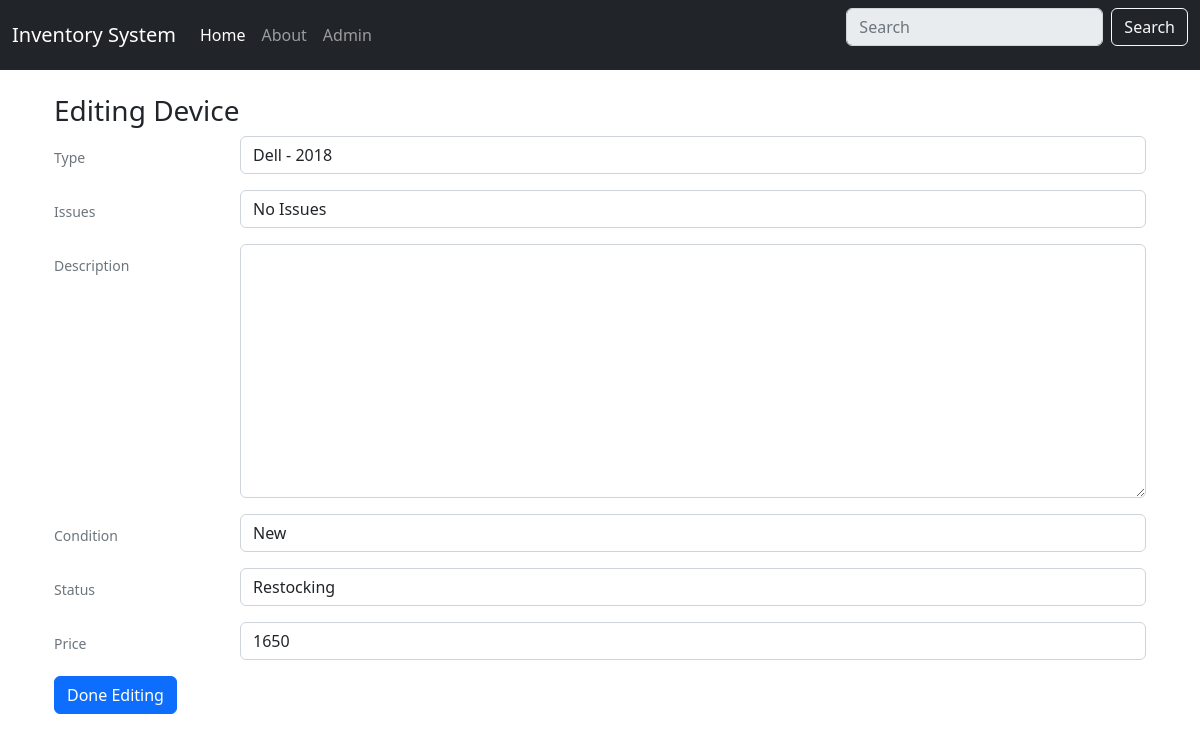
Page /edit_desktop/1 on the committed database.
### inventory/models.py (models this page shows, shortened)
class Device(models.Model):
  type = models.CharField(max_length=100, blank=False)
  issues = models.CharField(max_length=100, default='No issues')
  description = models.TextField(max_length=100, blank=True)
  condition = models.CharField(
    max_length=20,
    default = 'New',
    choices = (
      ('New', 'New'),
      ('Used', 'Used'),
    ))
  status = models.CharField(
    max_length=20,
    default = 'Sold',
    choices = (
      ('Sold', 'Sold'),
      ('Available', 'Available'),
      ('Restocking', 'Restocking'),
    ))
  price = models.PositiveIntegerField(default=1)
  class Meta:
    abstract = True #avoids making new models for this class

class Desktop(Device):
  name = "Desktop"
  pass

### inventory/views.py (the view)
# urls.py: re_path(r'^edit_desktop/(?P<pk>\d+)$', edit_desktop, name='edit_desktop'),
def edit_desktop(request, pk):
  return edit_device(request, pk, Desktop, DesktopForm)

### inventory/forms.py
class DesktopForm(forms.ModelForm):
  name = 'Desktop'
  class Meta:
    model = Desktop
    fields = ('type', 'issues', 'description', 'condition', 'status', 'price')

### inventory/views.py (called while the page is built)
def edit_device(request, pk, model, modelForm):
  item = get_object_or_404(model, pk = pk)
  if request.method == 'POST':
    form = modelForm(request.POST, instance = item)
    if form.is_valid():
      form.save()
      return redirect('index')
  else:
    form = modelForm(instance = item)
    return render(request, 'edit_device.html', {'form': form})

### inventory/templates/edit_device.html (shortened to what this page needs)
{% extends 'base.html' %}
{% load widget_tweaks %}
{% block body %}
  <div class="container">
    <h3>Editing Device</h3>
    <form method="POST">
      {% for field in form %}
        <div class="form-group row">
          <label for="id_{{ field.name }}" class="col-2 col-form-label form-text"> {{ field.label}} </label>
          <div class="col-10 mb-3">{{ field|add_class:"form-control" }}</div>
        </div>
      {% endfor %}
      <button type="submit" class="btn btn-primary" name="button">Done Editing</button>
    </form>
  </div>
{% endblock %}

### rows in the picture
Desktop: form "Dell - 2018" "No Issues" "New" "Restocking" "1650"

### other values in the picture
{{ field.label }} "Type" "Issues" "Description" "Condition" "Status" "Price"
